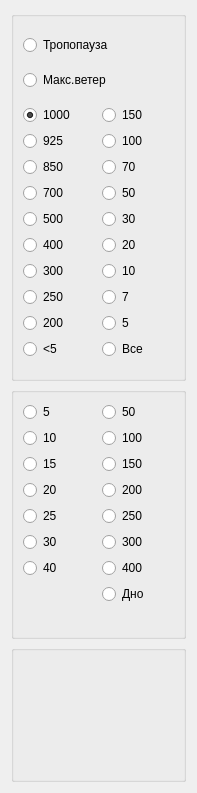
<?xml version="1.0" encoding="UTF-8"?>
<ui version="4.0">
 <class>SelectLevel</class>
 <widget class="QWidget" name="SelectLevel">
  <property name="geometry">
   <rect>
    <x>0</x>
    <y>0</y>
    <width>193</width>
    <height>793</height>
   </rect>
  </property>
  <property name="windowTitle">
   <string>Выбор уровня</string>
  </property>
  <layout class="QVBoxLayout" name="verticalLayout_4">
   <item>
    <widget class="QGroupBox" name="aerobox">
     <property name="minimumSize">
      <size>
       <width>175</width>
       <height>370</height>
      </size>
     </property>
     <property name="maximumSize">
      <size>
       <width>175</width>
       <height>370</height>
      </size>
     </property>
     <property name="styleSheet">
      <string notr="true"/>
     </property>
     <property name="title">
      <string/>
     </property>
     <layout class="QVBoxLayout" name="verticalLayout">
      <item>
       <widget class="QRadioButton" name="aerotropo">
        <property name="text">
         <string>Тропопауза</string>
        </property>
        <attribute name="buttonGroup">
         <string notr="true">groupaero</string>
        </attribute>
       </widget>
      </item>
      <item>
       <widget class="QRadioButton" name="aeromaxwind">
        <property name="text">
         <string>Макс.ветер</string>
        </property>
        <attribute name="buttonGroup">
         <string notr="true">groupaero</string>
        </attribute>
       </widget>
      </item>
      <item>
       <layout class="QGridLayout" name="gridLayout_3">
        <item row="2" column="0">
         <widget class="QRadioButton" name="aero850">
          <property name="text">
           <string>850</string>
          </property>
          <attribute name="buttonGroup">
           <string notr="true">groupaero</string>
          </attribute>
         </widget>
        </item>
        <item row="3" column="1">
         <widget class="QRadioButton" name="aero50">
          <property name="text">
           <string>50</string>
          </property>
          <attribute name="buttonGroup">
           <string notr="true">groupaero</string>
          </attribute>
         </widget>
        </item>
        <item row="6" column="1">
         <widget class="QRadioButton" name="aero10">
          <property name="text">
           <string>10</string>
          </property>
          <attribute name="buttonGroup">
           <string notr="true">groupaero</string>
          </attribute>
         </widget>
        </item>
        <item row="8" column="0">
         <widget class="QRadioButton" name="aero200">
          <property name="text">
           <string>200</string>
          </property>
          <attribute name="buttonGroup">
           <string notr="true">groupaero</string>
          </attribute>
         </widget>
        </item>
        <item row="3" column="0">
         <widget class="QRadioButton" name="aero700">
          <property name="text">
           <string>700</string>
          </property>
          <attribute name="buttonGroup">
           <string notr="true">groupaero</string>
          </attribute>
         </widget>
        </item>
        <item row="4" column="1">
         <widget class="QRadioButton" name="aero30">
          <property name="text">
           <string>30</string>
          </property>
          <attribute name="buttonGroup">
           <string notr="true">groupaero</string>
          </attribute>
         </widget>
        </item>
        <item row="9" column="0">
         <widget class="QRadioButton" name="aeroLE5">
          <property name="text">
           <string>&lt;5</string>
          </property>
          <attribute name="buttonGroup">
           <string notr="true">groupaero</string>
          </attribute>
         </widget>
        </item>
        <item row="0" column="1">
         <widget class="QRadioButton" name="aero150">
          <property name="text">
           <string>150</string>
          </property>
          <attribute name="buttonGroup">
           <string notr="true">groupaero</string>
          </attribute>
         </widget>
        </item>
        <item row="1" column="1">
         <widget class="QRadioButton" name="aero100">
          <property name="text">
           <string>100</string>
          </property>
          <attribute name="buttonGroup">
           <string notr="true">groupaero</string>
          </attribute>
         </widget>
        </item>
        <item row="4" column="0">
         <widget class="QRadioButton" name="aero500">
          <property name="text">
           <string>500</string>
          </property>
          <attribute name="buttonGroup">
           <string notr="true">groupaero</string>
          </attribute>
         </widget>
        </item>
        <item row="7" column="0">
         <widget class="QRadioButton" name="aero250">
          <property name="text">
           <string>250</string>
          </property>
          <attribute name="buttonGroup">
           <string notr="true">groupaero</string>
          </attribute>
         </widget>
        </item>
        <item row="2" column="1">
         <widget class="QRadioButton" name="aero70">
          <property name="text">
           <string>70</string>
          </property>
          <attribute name="buttonGroup">
           <string notr="true">groupaero</string>
          </attribute>
         </widget>
        </item>
        <item row="6" column="0">
         <widget class="QRadioButton" name="aero300">
          <property name="text">
           <string>300</string>
          </property>
          <attribute name="buttonGroup">
           <string notr="true">groupaero</string>
          </attribute>
         </widget>
        </item>
        <item row="5" column="0">
         <widget class="QRadioButton" name="aero400">
          <property name="text">
           <string>400</string>
          </property>
          <attribute name="buttonGroup">
           <string notr="true">groupaero</string>
          </attribute>
         </widget>
        </item>
        <item row="7" column="1">
         <widget class="QRadioButton" name="aero7">
          <property name="text">
           <string>7</string>
          </property>
          <attribute name="buttonGroup">
           <string notr="true">groupaero</string>
          </attribute>
         </widget>
        </item>
        <item row="0" column="0">
         <widget class="QRadioButton" name="aero1000">
          <property name="text">
           <string>1000</string>
          </property>
          <property name="checked">
           <bool>true</bool>
          </property>
          <attribute name="buttonGroup">
           <string notr="true">groupaero</string>
          </attribute>
         </widget>
        </item>
        <item row="1" column="0">
         <widget class="QRadioButton" name="aero925">
          <property name="text">
           <string>925</string>
          </property>
          <attribute name="buttonGroup">
           <string notr="true">groupaero</string>
          </attribute>
         </widget>
        </item>
        <item row="5" column="1">
         <widget class="QRadioButton" name="aero20">
          <property name="text">
           <string>20</string>
          </property>
          <attribute name="buttonGroup">
           <string notr="true">groupaero</string>
          </attribute>
         </widget>
        </item>
        <item row="8" column="1">
         <widget class="QRadioButton" name="aero5">
          <property name="text">
           <string>5</string>
          </property>
          <attribute name="buttonGroup">
           <string notr="true">groupaero</string>
          </attribute>
         </widget>
        </item>
        <item row="9" column="1">
         <widget class="QRadioButton" name="aeroAll">
          <property name="text">
           <string>Все</string>
          </property>
          <attribute name="buttonGroup">
           <string notr="true">groupaero</string>
          </attribute>
         </widget>
        </item>
       </layout>
      </item>
      <item>
       <spacer name="verticalSpacer_2">
        <property name="orientation">
         <enum>Qt::Vertical</enum>
        </property>
        <property name="sizeType">
         <enum>QSizePolicy::Minimum</enum>
        </property>
        <property name="sizeHint" stdset="0">
         <size>
          <width>20</width>
          <height>0</height>
         </size>
        </property>
       </spacer>
      </item>
     </layout>
    </widget>
   </item>
   <item>
    <widget class="QGroupBox" name="oceanbox">
     <property name="minimumSize">
      <size>
       <width>175</width>
       <height>250</height>
      </size>
     </property>
     <property name="maximumSize">
      <size>
       <width>175</width>
       <height>350</height>
      </size>
     </property>
     <property name="styleSheet">
      <string notr="true"/>
     </property>
     <property name="title">
      <string/>
     </property>
     <layout class="QVBoxLayout" name="verticalLayout_3">
      <item>
       <layout class="QGridLayout" name="gridLayout">
        <item row="0" column="0">
         <widget class="QRadioButton" name="ocean5">
          <property name="text">
           <string>5</string>
          </property>
          <attribute name="buttonGroup">
           <string notr="true">groupsea</string>
          </attribute>
         </widget>
        </item>
        <item row="0" column="1">
         <widget class="QRadioButton" name="ocean50">
          <property name="text">
           <string>50</string>
          </property>
          <attribute name="buttonGroup">
           <string notr="true">groupsea</string>
          </attribute>
         </widget>
        </item>
        <item row="1" column="0">
         <widget class="QRadioButton" name="ocean10">
          <property name="text">
           <string>10</string>
          </property>
          <attribute name="buttonGroup">
           <string notr="true">groupsea</string>
          </attribute>
         </widget>
        </item>
        <item row="1" column="1">
         <widget class="QRadioButton" name="ocean100">
          <property name="text">
           <string>100</string>
          </property>
          <attribute name="buttonGroup">
           <string notr="true">groupsea</string>
          </attribute>
         </widget>
        </item>
        <item row="2" column="0">
         <widget class="QRadioButton" name="ocean15">
          <property name="text">
           <string>15</string>
          </property>
          <attribute name="buttonGroup">
           <string notr="true">groupsea</string>
          </attribute>
         </widget>
        </item>
        <item row="2" column="1">
         <widget class="QRadioButton" name="ocean150">
          <property name="text">
           <string>150</string>
          </property>
          <attribute name="buttonGroup">
           <string notr="true">groupsea</string>
          </attribute>
         </widget>
        </item>
        <item row="3" column="0">
         <widget class="QRadioButton" name="ocean20">
          <property name="text">
           <string>20</string>
          </property>
          <attribute name="buttonGroup">
           <string notr="true">groupsea</string>
          </attribute>
         </widget>
        </item>
        <item row="3" column="1">
         <widget class="QRadioButton" name="ocean200">
          <property name="text">
           <string>200</string>
          </property>
          <attribute name="buttonGroup">
           <string notr="true">groupsea</string>
          </attribute>
         </widget>
        </item>
        <item row="4" column="0">
         <widget class="QRadioButton" name="ocean25">
          <property name="text">
           <string>25</string>
          </property>
          <attribute name="buttonGroup">
           <string notr="true">groupsea</string>
          </attribute>
         </widget>
        </item>
        <item row="4" column="1">
         <widget class="QRadioButton" name="ocean250">
          <property name="text">
           <string>250</string>
          </property>
          <attribute name="buttonGroup">
           <string notr="true">groupsea</string>
          </attribute>
         </widget>
        </item>
        <item row="5" column="0">
         <widget class="QRadioButton" name="ocean30">
          <property name="text">
           <string>30</string>
          </property>
          <attribute name="buttonGroup">
           <string notr="true">groupsea</string>
          </attribute>
         </widget>
        </item>
        <item row="5" column="1">
         <widget class="QRadioButton" name="ocean300">
          <property name="text">
           <string>300</string>
          </property>
          <attribute name="buttonGroup">
           <string notr="true">groupsea</string>
          </attribute>
         </widget>
        </item>
        <item row="6" column="0">
         <widget class="QRadioButton" name="ocean40">
          <property name="text">
           <string>40</string>
          </property>
          <attribute name="buttonGroup">
           <string notr="true">groupsea</string>
          </attribute>
         </widget>
        </item>
        <item row="6" column="1">
         <widget class="QRadioButton" name="ocean400">
          <property name="text">
           <string>400</string>
          </property>
          <attribute name="buttonGroup">
           <string notr="true">groupsea</string>
          </attribute>
         </widget>
        </item>
        <item row="7" column="1">
         <widget class="QRadioButton" name="oceanbottom">
          <property name="text">
           <string>Дно</string>
          </property>
          <attribute name="buttonGroup">
           <string notr="true">groupsea</string>
          </attribute>
         </widget>
        </item>
       </layout>
      </item>
      <item>
       <spacer name="verticalSpacer">
        <property name="orientation">
         <enum>Qt::Vertical</enum>
        </property>
        <property name="sizeHint" stdset="0">
         <size>
          <width>17</width>
          <height>23</height>
         </size>
        </property>
       </spacer>
      </item>
     </layout>
    </widget>
   </item>
   <item>
    <widget class="QGroupBox" name="custombox">
     <property name="minimumSize">
      <size>
       <width>175</width>
       <height>0</height>
      </size>
     </property>
     <property name="maximumSize">
      <size>
       <width>175</width>
       <height>16777215</height>
      </size>
     </property>
     <property name="styleSheet">
      <string notr="true"/>
     </property>
     <property name="title">
      <string/>
     </property>
     <layout class="QVBoxLayout" name="verticalLayout_2">
      <item>
       <spacer name="verticalSpacer_3">
        <property name="orientation">
         <enum>Qt::Vertical</enum>
        </property>
        <property name="sizeHint" stdset="0">
         <size>
          <width>20</width>
          <height>40</height>
         </size>
        </property>
       </spacer>
      </item>
     </layout>
    </widget>
   </item>
  </layout>
 </widget>
 <tabstops>
  <tabstop>aerotropo</tabstop>
  <tabstop>aeromaxwind</tabstop>
  <tabstop>aero1000</tabstop>
  <tabstop>aero150</tabstop>
  <tabstop>aero925</tabstop>
  <tabstop>aero100</tabstop>
  <tabstop>aero850</tabstop>
  <tabstop>aero70</tabstop>
  <tabstop>aero700</tabstop>
  <tabstop>aero50</tabstop>
  <tabstop>aero500</tabstop>
  <tabstop>aero30</tabstop>
  <tabstop>aero400</tabstop>
  <tabstop>aero20</tabstop>
  <tabstop>aero300</tabstop>
  <tabstop>aero10</tabstop>
  <tabstop>aero250</tabstop>
  <tabstop>aero7</tabstop>
  <tabstop>aero200</tabstop>
  <tabstop>aeroLE5</tabstop>
  <tabstop>ocean5</tabstop>
  <tabstop>ocean50</tabstop>
  <tabstop>ocean10</tabstop>
  <tabstop>ocean100</tabstop>
  <tabstop>ocean15</tabstop>
  <tabstop>ocean150</tabstop>
  <tabstop>ocean20</tabstop>
  <tabstop>ocean200</tabstop>
 </tabstops>
 <resources/>
 <connections/>
 <buttongroups>
  <buttongroup name="groupaero"/>
  <buttongroup name="groupsea"/>
 </buttongroups>
</ui>
